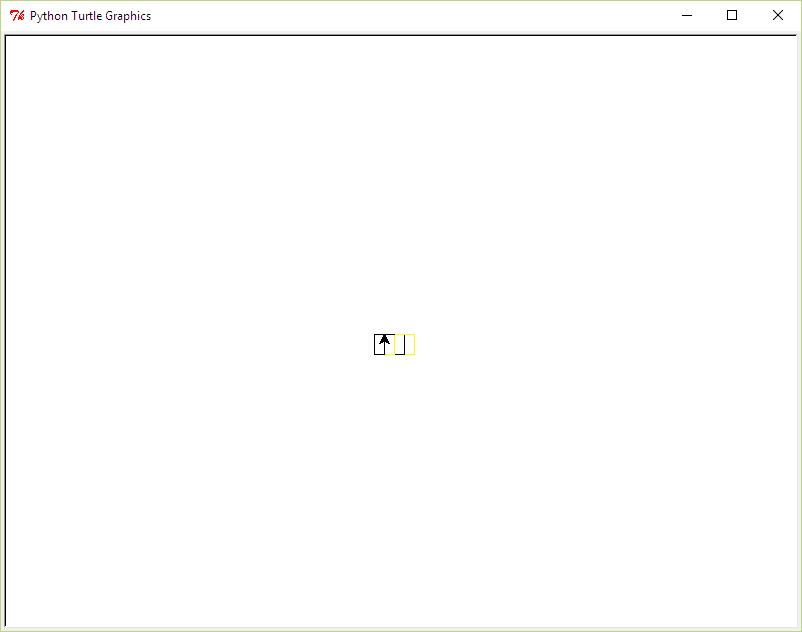

Write the Python code that produced this figure.
# Author: Anna Pederse
# Date: 9 April 2016
# License: CC BY-SA
# For CoderDojo WA

# Python Intro Turtle Graphics

# Python has a rich "library" of functions.
# We are going to use "turtle" to do some simple graphics.
import turtle
anumber = 20
bnumber = 10

if __name__ == "__main__":
    # Setup our drawning surface
    turtle.setup(800,600)     # Sets up the size of the window
    turtle.Screen()           # Turns on the graphics window




    turtle.pencolor("yellow");
    
    turtle.forward(bnumber)
    turtle.right(90)
    turtle.forward(anumber)
    turtle.right(90)
    turtle.forward(bnumber)
    turtle.right(90)
    turtle.forward(anumber)

    turtle.left(90)
    turtle.pencolor("black");
    
    turtle.forward(bnumber)
    turtle.left(90)
    turtle.forward(anumber)
    turtle.left(90)
    turtle.forward(bnumber)
    turtle.left(90)
    turtle.forward(anumber)

    turtle.left(90)
    
    turtle.pencolor("yellow");
    turtle.forward(bnumber*2)
    turtle.left(90)
    turtle.forward(anumber)
    turtle.left(90)
    turtle.forward(bnumber)
    turtle.left(90)
    turtle.forward(anumber)
    
    turtle.left(90)
    turtle.pencolor("black");
    turtle.forward(bnumber*2)
    turtle.left(90)
    turtle.forward(anumber)
    turtle.left(90)
    turtle.forward(bnumber)
    turtle.left(90)
    turtle.forward(anumber)
    
   

    turtle.update(); # draws the screen

    ret = input("Press enter to exit.")
    turtle.Screen().bye()     # Turn off the graphics window

# Library reference: http://docs.python.org/2/library/turtle.html
